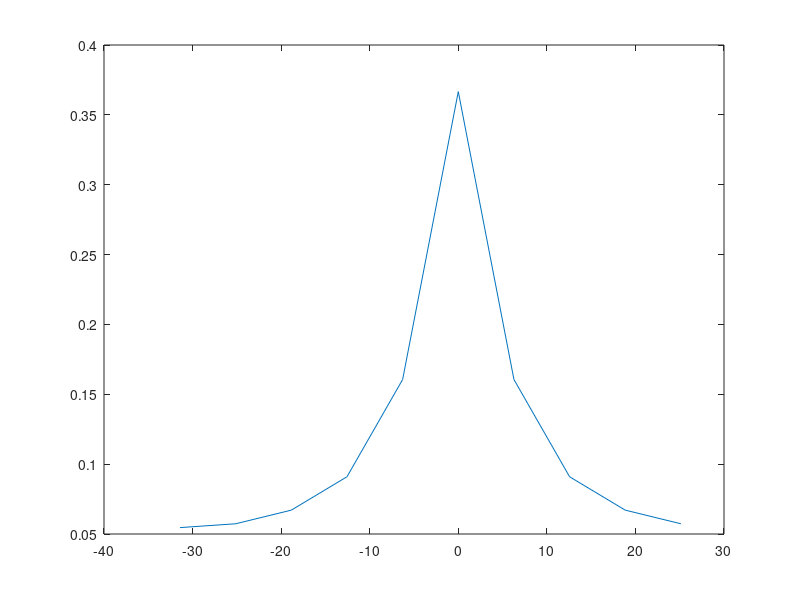

Write MATLAB code to recreate this figure.
N=10; 
fs=10; 
T=1/fs; 
ws=2*pi*fs;
t=(0:N-1)*T;
x=T*exp(-t*3); 
X=fftshift(fft(x));
w=-ws/2+(0:N-1)*ws/N; 
FT=1./sqrt(9+w.*w);
plot(w,abs(X));